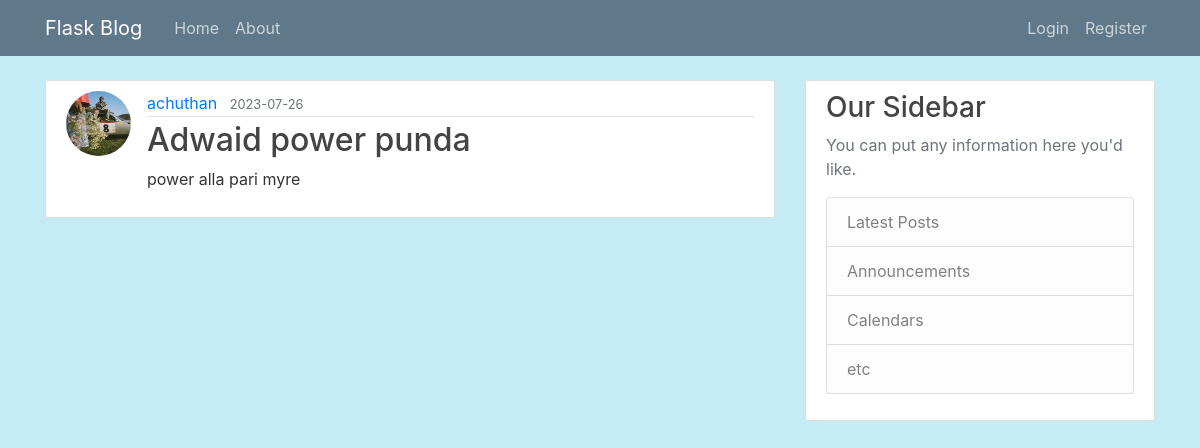
/post/1, run on an earlier commit of the app's database.
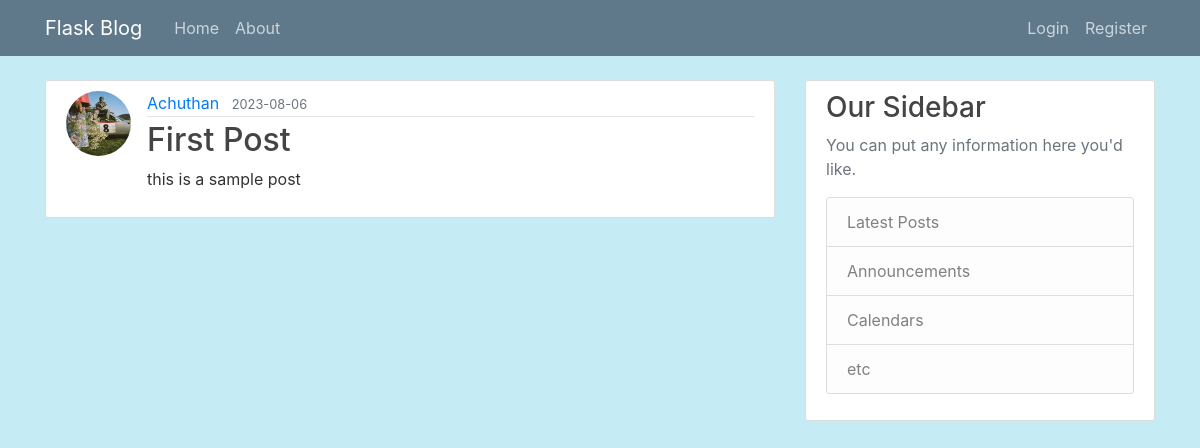
And on a later commit of the database.
### blog/models.py (models this page shows, shortened)
class User(db.Model,UserMixin):
    id=db.Column(db.Integer,primary_key=True)
    username=db.Column(db.String(20),unique=True,nullable=False)
    email=db.Column(db.String(120),unique=True,nullable=False)
    image_file=db.Column(db.String(20),nullable=False,default='default.jpg')
    password=db.Column(db.String(60),nullable=False)
    posts=db.relationship('Post',backref='author',lazy=True)

class Post(db.Model):
    id=db.Column(db.Integer,primary_key=True)
    title=db.Column(db.String(100),nullable=False)
    date_posted=db.Column(db.DateTime,nullable=False,default=datetime.utcnow)
    content=db.Column(db.Text,nullable=False)
    user_id=db.Column(db.Integer,db.ForeignKey('user.id'),nullable=False)

### blog/posts/routes.py (the view)
@posts.route("/post/<int:post_id>")
def post(post_id):
    post=Post.query.get_or_404(post_id)
    return render_template('post.html',title=post.title,post=post)

### blog/templates/post.html (shortened to what this page needs)
{% extends "layout.html" %}
{% block content %}
        <article class="media content-section">
          <img class="rounded-circle article-img" src="{{ url_for('static', filename='profile_pic/' + post.author.image_file) }}">
          <div class="media-body">
            <div class="article-metadata">
              <a class="mr-2" href="{{url_for('users.user_posts',username=post.author.username)}}">{{ post.author.username }}</a>
              <small class="text-muted">{{ post.date_posted.strftime('%Y-%m-%d') }}</small>
            </div>
            <h2><a class="article-title" href="#">{{ post.title }}</a></h2>
            <p class="article-content">{{ post.content }}</p>
          </div>
        </article>
{% endblock content %}

### blog/templates/Layout.html (shortened to what this page needs)
<!DOCTYPE html>
<html>
<head>
    <link rel="stylesheet" href="https://maxcdn.bootstrapcdn.com/bootstrap/4.0.0/css/bootstrap.min.css">
    <link rel="stylesheet" type="text/css" href="{{ url_for('static', filename='main.css') }}">
</head>
<body>
    <header class="site-header">
      <nav class="navbar navbar-expand-md navbar-dark bg-steel fixed-top">
        <div class="container">
          <a class="navbar-brand mr-4" href="/">Flask Blog</a>
          <div class="collapse navbar-collapse" id="navbarToggle">
            <div class="navbar-nav mr-auto">
              <a class="nav-item nav-link" href="{{url_for('main.home')}}">Home</a>
              <a class="nav-item nav-link" href="{{url_for('main.about')}}">About</a>
            </div>
            <div class="navbar-nav">
              {% if current_user.is_authenticated%}
                <a class="nav-item nav-link" href="{{url_for('posts.new_post')}}">New Post</a>
                <a class="nav-item nav-link" href="{{url_for('users.account')}}">Account</a>
                <a class="nav-item nav-link" href="{{url_for('users.logout')}}">Logout</a>
              {%else%}
                <a class="nav-item nav-link" href="{{url_for('users.login')}}"">Login</a>
                <a class="nav-item nav-link" href="{{url_for('users.register')}}">Register</a>
              {% endif %}
            </div>
          </div>
        </div>
      </nav>
    </header>
    <main role="main" class="container">
      <div class="row">
        <div class="col-md-8">
          {% block content %}{% endblock %}
        </div>
        <div class="col-md-4">
          <div class="content-section">
            <h3>Our Sidebar</h3>
            <p class='text-muted'>You can put any information here you'd like.
              <ul class="list-group">
                <li class="list-group-item list-group-item-light">Latest Posts</li>
                <li class="list-group-item list-group-item-light">Announcements</li>
                <li class="list-group-item list-group-item-light">Calendars</li>
                <li class="list-group-item list-group-item-light">etc</li>
              </ul>
            </p>
          </div>
        </div>
      </div>
    </main>
</body>
</html>

### blog/static/main.css (style rules this page uses)
body { background: #c5ecf4; color: #333333; margin-top: 5rem; }
h1, h2, h3, h4, h5, h6 { color: #444444; }
.bg-steel { background-color: #5f788a; }
.site-header .navbar-nav .nav-link { color: #cbd5db; }
.content-section { background: #ffffff; padding: 10px 20px; border: 1px solid #dddddd; border-radius: 3px; margin-bottom: 20px; }
.article-title { color: #444444; }
.article-content { white-space: pre-line; }
.article-img { height: 65px; width: 65px; margin-right: 16px; }
.article-metadata { padding-bottom: 1px; margin-bottom: 4px; border-bottom: 1px solid #e3e3e3 }

What changed in the data, as far as the page shows it:
changed User: author.username "achuthan" → "Achuthan"
changed Post: date_posted "2023-07-26" → "2023-08-06"; title "Adwaid power punda" → "First Post"; content "power alla pari myre" → "this is a sample post"
